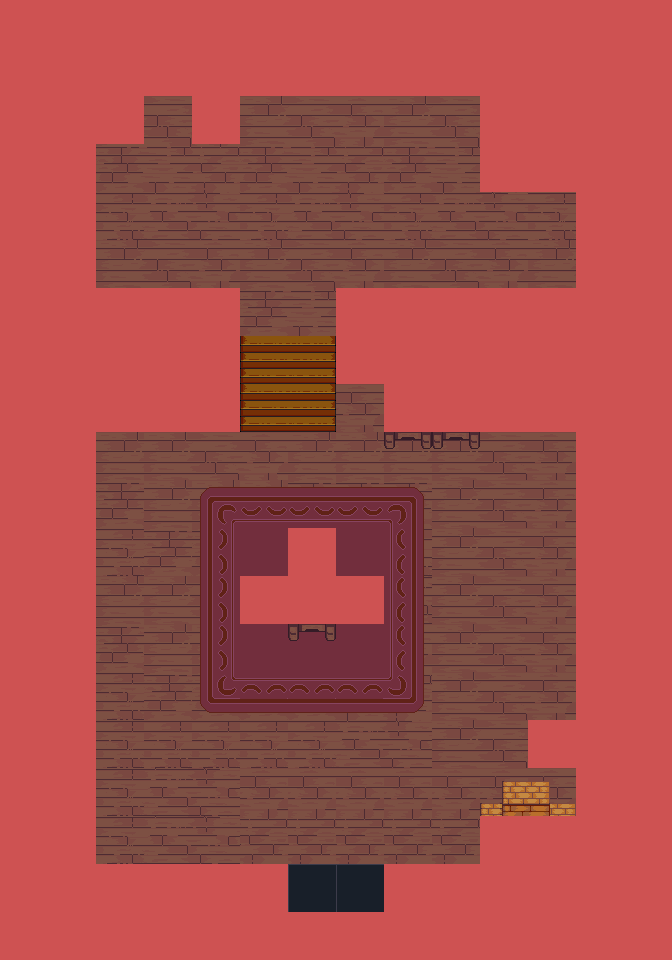

A 2D game scene composited from a Tiled map and its tileset images. What follows is a short description and the map's XML, with every tile layer's data as written:
An orthogonal 14x20 tile map with 48x48 px tiles, 6 tile layers (Floor, Walls, Walls2, Decorations, ...), 3 tilesets and 2 objects.

<map version="1.10" tiledversion="1.11.0" orientation="orthogonal" renderorder="right-down" width="14" height="20" tilewidth="48" tileheight="48" infinite="0" nextlayerid="10" nextobjectid="9">
 <tileset firstgid="1" name="HousesShatteredDreams" tilewidth="48" tileheight="48" tilecount="140" columns="14">
  <image source="../img/tilesets/HousesShatteredDreams.png" width="672" height="480" />
 </tileset>
 <tileset firstgid="141" name="Slums2-Walls" tilewidth="48" tileheight="48" tilecount="132" columns="12">
  <image source="../img/tilesets/Slums2-Walls.png" width="576" height="528" />
 </tileset>
 <tileset firstgid="273" name="TileCollision_48x48" tilewidth="48" tileheight="48" tilecount="20" columns="5">
  <image source="../img/tilesets/TileCollision_48x48.png" width="240" height="192" />
 </tileset>
 <layer id="2" name="Floor" width="14" height="20">
  <properties>
   <property name="zIndex" value="1" />
  </properties>
  <data encoding="csv">
0,0,0,0,0,0,0,0,0,0,0,0,0,0,
0,0,0,0,0,0,0,0,0,0,0,0,0,0,
0,0,1,2,3,1,2,3,1,2,3,1,0,0,
0,0,15,16,17,15,16,17,15,16,17,15,0,0,
0,0,29,30,31,29,30,31,29,30,31,29,0,0,
0,0,1,2,3,1,2,3,1,2,3,1,0,0,
0,0,15,16,17,15,16,17,15,16,17,15,0,0,
0,0,29,30,31,29,30,31,29,30,31,29,0,0,
0,0,1,2,3,1,2,3,1,2,3,1,0,0,
0,0,1,1,2,3,1,1,1,1,2,3,0,0,
0,0,15,1,1,1,15,15,15,1,2,3,0,0,
0,0,29,15,15,15,29,29,29,1,2,3,0,0,
0,0,1,1,2,3,29,29,30,1,2,3,0,0,
0,0,15,1,1,1,1,2,3,1,2,3,0,0,
0,0,29,15,15,15,15,16,17,1,2,3,0,0,
0,0,29,29,29,29,29,30,31,1,2,3,0,0,
0,0,29,30,31,3,3,3,3,3,3,3,0,0,
0,0,29,30,31,17,17,17,17,17,17,17,0,0,
0,0,29,30,31,31,31,31,31,31,31,31,0,0,
0,0,29,30,31,29,30,31,29,30,31,29,0,0
</data>
 </layer>
 <layer id="3" name="Walls" width="14" height="20">
  <properties>
   <property name="zIndex" value="3" />
  </properties>
  <data encoding="csv">
43,44,45,46,47,45,45,45,45,45,46,47,48,49,
57,58,59,60,61,59,59,59,59,59,60,61,62,63,
71,72,0,0,0,0,0,0,0,0,0,0,76,77,
85,86,0,0,0,0,0,0,0,0,0,0,90,91,
71,72,0,0,0,0,0,0,0,0,0,0,76,77,
85,86,0,0,0,0,0,0,0,0,0,0,90,91,
99,100,0,0,0,0,0,0,0,0,0,0,104,105,
43,44,59,60,61,0,0,59,60,59,60,61,48,49,
57,58,0,0,0,0,0,0,0,0,0,0,62,63,
71,72,0,0,0,0,0,0,0,0,0,0,76,77,
71,72,0,0,0,0,0,0,0,0,0,0,76,77,
71,72,0,0,0,0,0,0,0,0,0,0,76,77,
71,72,0,0,0,0,0,0,0,0,0,0,76,77,
71,72,0,0,0,0,0,0,0,0,0,0,76,77,
71,72,0,0,0,0,0,0,0,0,0,0,76,77,
71,72,0,0,0,0,0,0,0,0,0,0,76,77,
85,86,0,0,0,0,0,0,0,0,0,0,90,91,
99,100,0,0,0,0,0,0,0,0,0,0,104,105,
113,114,115,115,115,115,102,102,115,115,116,117,118,119,
127,128,129,129,129,129,129,129,129,129,130,131,132,133
</data>
 </layer>
 <layer id="4" name="Walls2" width="14" height="20">
  <properties>
   <property name="zIndex" value="3" />
  </properties>
  <data encoding="csv">
0,0,0,0,0,0,0,0,0,0,0,0,0,0,
0,0,0,0,40,0,0,0,0,0,0,0,0,0,
0,0,182,0,54,0,0,0,0,0,0,0,0,0,
0,0,0,0,0,0,0,0,0,0,0,0,0,0,
0,0,0,0,0,0,0,0,0,0,0,0,0,0,
0,0,0,0,0,0,0,0,0,0,0,0,0,0,
94,108,73,74,75,0,0,73,74,74,74,75,102,103,
0,135,107,107,107,88,89,107,107,107,107,107,134,0,
0,0,0,111,0,88,89,0,0,0,0,0,0,0,
0,0,0,0,0,0,0,0,0,0,0,0,0,0,
0,0,0,0,4,5,5,5,6,0,0,0,0,0,
0,0,0,0,18,78,78,78,20,0,0,0,0,0,
0,0,0,0,18,78,19,78,20,0,0,0,0,0,
0,0,0,0,18,78,78,78,20,0,0,0,0,0,
0,0,0,0,32,33,33,33,34,0,0,0,0,0,
0,0,0,0,0,0,0,0,0,0,0,0,0,0,
0,0,0,0,0,0,0,0,0,0,0,0,0,0,
0,0,0,0,0,0,0,0,0,0,0,0,0,0,
0,0,0,0,0,0,0,0,0,0,0,0,0,0,
0,0,0,0,0,0,0,0,0,0,0,0,0,0
</data>
 </layer>
 <layer id="5" name="Decorations" width="14" height="20">
  <properties>
   <property name="zIndex" value="3" />
  </properties>
  <data encoding="csv">
0,0,0,0,0,50,0,0,50,0,0,0,0,0,
0,0,0,0,0,64,0,0,64,0,0,0,0,0,
0,0,0,0,0,0,0,0,0,0,69,70,0,0,
0,0,0,0,0,0,0,0,0,0,83,84,0,0,
0,0,0,0,0,0,0,0,0,0,0,0,0,0,
0,0,0,0,0,0,0,0,0,0,0,0,0,0,
0,0,0,0,0,0,0,0,0,0,0,0,0,0,
0,0,0,0,0,0,0,0,0,0,0,0,0,0,
0,0,109,0,10,0,0,0,12,12,111,112,0,0,
0,0,0,0,0,0,0,0,36,36,0,0,0,0,
0,0,0,0,0,0,0,0,0,0,0,0,0,0,
0,0,0,0,0,0,7,0,0,0,0,0,0,0,
0,0,0,0,0,8,12,93,0,0,0,0,0,0,
0,0,0,0,0,0,36,0,0,0,0,0,0,0,
0,0,0,0,0,0,0,0,0,0,0,0,0,0,
0,0,0,0,0,0,0,0,0,0,0,11,0,0,
0,0,0,0,0,0,0,0,0,0,0,0,0,0,
0,0,0,0,0,0,0,0,0,0,38,39,0,0,
0,0,0,0,0,0,0,0,0,0,0,0,0,0,
0,0,0,0,0,0,0,0,0,0,0,0,0,0
</data>
 </layer>
 <layer id="6" name="trickery" width="14" height="20">
  <properties>
   <property name="zIndex" value="5" />
  </properties>
  <data encoding="csv">
0,0,0,0,0,0,0,0,0,0,0,0,0,0,
0,0,0,0,0,0,0,0,0,0,0,0,0,0,
0,0,0,0,0,0,0,0,0,0,0,0,0,0,
0,0,0,0,0,0,0,0,0,0,0,0,0,0,
0,0,0,0,0,0,0,0,0,0,0,0,0,0,
0,0,0,0,0,0,0,0,0,0,0,0,0,0,
0,0,0,0,0,0,0,0,0,0,0,0,0,0,
0,0,0,0,0,0,0,0,0,0,0,0,0,0,
0,0,0,0,0,0,0,0,0,0,0,0,0,0,
0,0,0,0,0,0,0,0,0,0,0,0,0,0,
0,0,0,0,0,0,0,0,0,0,0,0,0,0,
0,0,0,0,0,0,0,0,0,0,0,0,0,0,
0,0,0,0,0,0,0,0,0,0,0,0,0,0,
0,0,0,0,0,0,0,0,0,0,0,0,0,0,
0,0,0,0,0,0,0,0,0,0,0,0,0,0,
0,0,0,0,0,0,0,0,0,0,0,0,0,0,
0,0,0,0,0,0,0,0,0,0,24,25,0,0,
0,0,0,0,0,0,0,0,0,0,0,0,0,0,
0,0,0,0,0,0,0,0,0,0,0,0,0,0,
0,0,0,0,0,0,0,0,0,0,0,0,0,0
</data>
 </layer>
 <layer id="9" name="Collisions" width="14" height="20">
  <properties>
   <property name="collision" value="full" />
  </properties>
  <data encoding="csv">
273,273,273,273,273,273,273,273,273,273,273,273,273,273,
273,273,273,273,273,273,273,273,273,273,273,273,273,273,
273,273,273,0,273,0,0,0,0,0,273,273,273,273,
273,273,0,0,0,0,0,0,0,0,273,273,273,273,
273,273,0,0,0,0,0,0,0,0,0,0,273,273,
273,273,0,0,0,0,0,0,0,0,0,0,273,273,
273,273,273,273,273,0,0,273,273,273,273,273,273,273,
273,273,273,273,273,0,0,273,273,273,273,273,273,273,
273,273,273,273,273,0,0,0,273,273,273,273,273,273,
273,273,0,0,0,0,0,0,0,0,0,0,273,273,
273,273,0,0,0,0,0,0,0,0,0,0,273,273,
273,273,0,0,0,0,273,0,0,0,0,0,273,273,
273,273,0,0,0,273,273,273,0,0,0,0,273,273,
273,273,0,0,0,0,0,0,0,0,0,0,273,273,
273,273,0,0,0,0,0,0,0,0,0,0,273,273,
273,273,0,0,0,0,0,0,0,0,0,273,273,273,
273,273,0,0,0,0,0,0,0,0,0,0,273,273,
273,273,0,0,0,0,0,0,0,0,273,273,273,273,
273,273,273,273,273,273,0,0,273,273,273,273,273,273,
273,273,273,273,273,273,273,273,273,273,273,273,273,273
</data>
 </layer>
 <objectgroup id="8" name="Objektebene 1">
  <object id="4" x="289.667" y="817.333" width="48" height="48">
   <properties>
    <property name="eventId" value="001" />
   </properties>
  </object>
  <object id="8" x="340" y="817.333" width="48" height="48">
   <properties>
    <property name="eventId" value="001" />
   </properties>
  </object>
 </objectgroup>
</map>